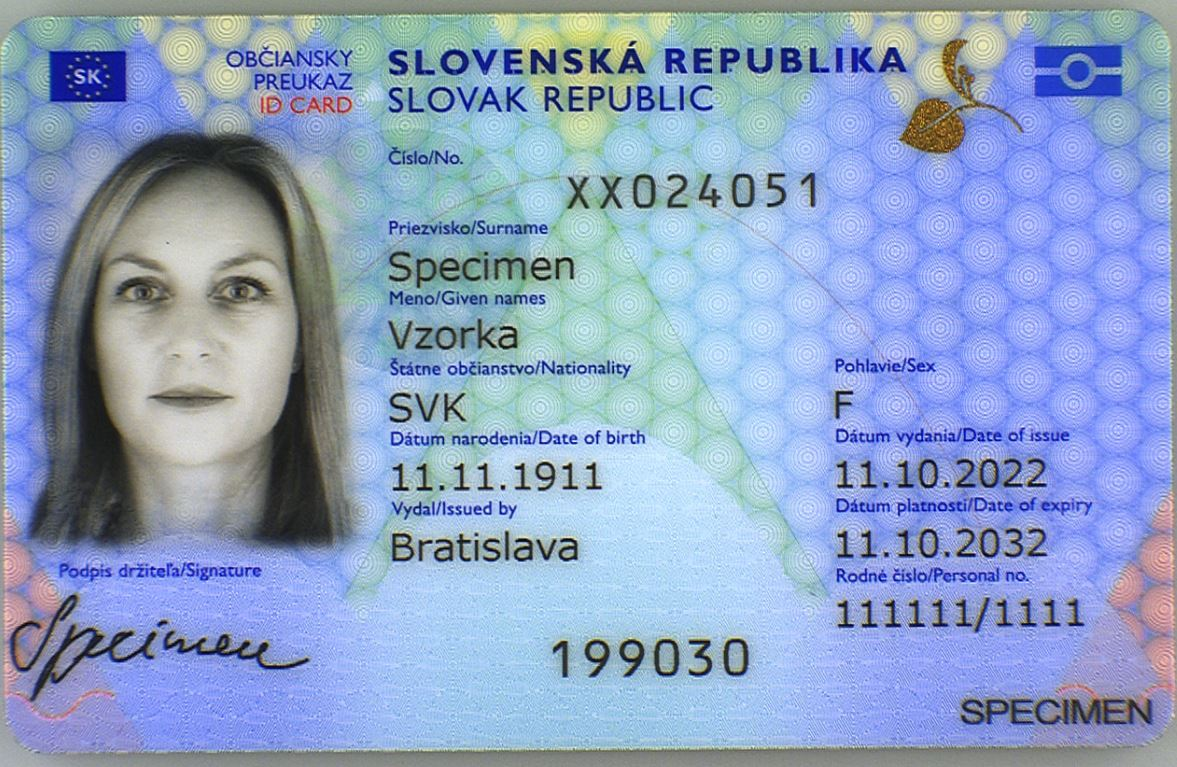
#> input picture test_samples/ID1.jpg, 1177 x 767 px
$ python -i main.py   (imports and definitions only)   (older library calls are emulated)
#> lines starting #> are read from the running program, lines starting #| are printed output that depends on the picture; after the words box and inside, x2 and y2 are one past the last pixel; in counts of white or black regions, pixels touching at a corner belong together
#> further down, picture is the input picture: shape (767, 1177, 3); mean B, G, R 195.6, 161.7, 141.7
"""
ID Document Forgery Detection Service
Backend: FastAPI + Google Gemini Vision (FREE tier) + OpenCV Hybrid Pipeline
"""

import json
import os
import re
import cv2
import numpy as np
from datetime import datetime

from dotenv import load_dotenv
from google import genai
from google.genai import types
from fastapi import FastAPI, File, HTTPException, UploadFile
from fastapi.middleware.cors import CORSMiddleware
from fastapi.responses import JSONResponse

import logging
# [18 lines not run here, left out]

#Constants
ALLOWED_MIME_TYPES = {
    "image/jpeg": "image/jpeg",
    "image/jpg":  "image/jpeg",
    "image/png":  "image/png",
    "image/webp": "image/webp",
}
MAX_FILE_SIZE_MB = 10

#Analysis Prompt
FORGERY_ANALYSIS_PROMPT = """
You are an expert forensic document analyst specializing in ID document authentication.
Analyze this ID document image carefully and produce a structured forgery risk assessment.

Examine the following forgery signals:

1. **Font Consistency** - Are fonts uniform across all fields? Mismatched fonts or sizes
   often indicate text substitution.

2. **Alignment & Spacing** - Are text fields and data elements properly aligned?
   Irregular spacing can signal copy-paste tampering.

3. **Photo Integrity** - Does the photo appear naturally embedded? Look for:
   - Hard edges around the photo suggesting it was swapped
   - Lighting inconsistencies between photo and document background
   - Resolution mismatch between photo and surrounding elements

4. **Document Layout** - Does the overall layout match known ID document conventions?
   - Proper placement of security elements (holograms, seals, MRZ zones)
   - Consistent border and background patterns

5. **Print Quality & Artifacts** - Are there:
   - Compression artifacts or blurring in specific regions (sign of digital editing)
   - Inconsistent ink/print density across the document
   - Signs of scan-then-print re-digitization

6. **Security Features** - Can you detect or infer presence/absence of:
   - Microprint or fine-line patterns
   - Guilloche background patterns
   - Machine-readable zone (MRZ) format validity

7. **Metadata & Lighting Coherence** - Are shadows and reflections consistent?
   Inconsistent lighting suggests compositing.

8. **Text Field Tampering** - Do any data fields (name, DOB, ID number, expiry) show:
   - Different background color behind text
   - Slightly different font weight
   - Ghosting or traces of erased text

Based on your analysis respond ONLY with a valid JSON object in this exact structure:
{
  "document_type": "<detected document type, e.g. 'National ID', 'Passport', 'Driver License', 'Unknown'>",
  "overall_risk_level": "<one of: GENUINE | LOW_RISK | MODERATE_RISK | HIGH_RISK | CRITICAL>",
  "confidence_score": <integer 0-100>,
  "summary": "<2-3 sentence plain-English summary of findings>",
  "checks": [
    {
      "check_name": "<name of check>",
      "status": "<PASS | WARN | FAIL | INCONCLUSIVE>",
      "detail": "<specific observation for this check>"
    }
  ],
  "red_flags": ["<list of specific suspicious findings, empty array if none>"],
  "positive_indicators": ["<list of authentic-looking features>"],
  "analyst_notes": "<any additional reasoning or caveats>",
  "disclaimer": "This is an automated AI analysis for prototype/evaluation purposes only. It should not be used as sole evidence in legal or security decisions."
}

Be specific and honest. If you cannot see the image clearly or it does not appear to be an ID document, reflect that in the risk level and notes.
"""

#Helper Functions

# [29 lines left out: functions validate_image, read_image, not called in this run]


#OpenCV Feature Extractors

def detect_blur(image: np.ndarray) -> float:
    """Laplacian variance — low score = blurry image.
    Blurring can indicate tampering concealment or a low-quality forgery."""
    gray = cv2.cvtColor(image, cv2.COLOR_BGR2GRAY)
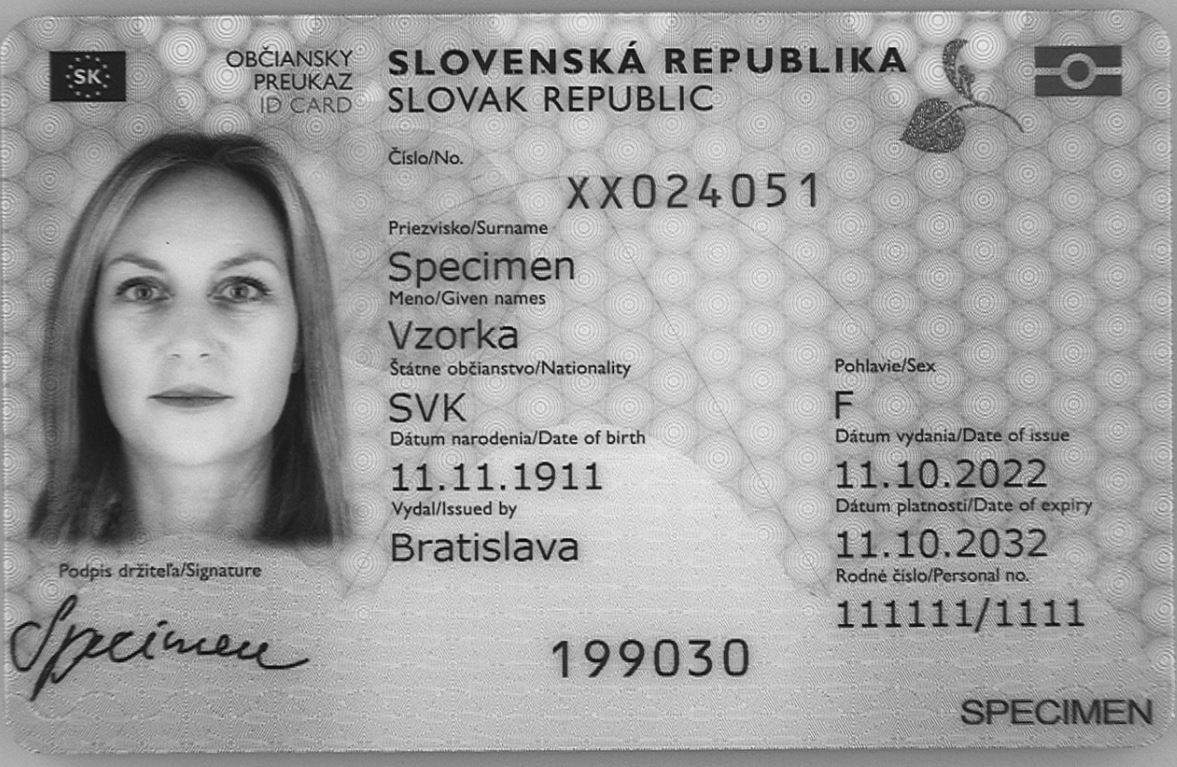
#> gray: shape (767, 1177); min 1, max 249, mean 159.6
    return float(cv2.Laplacian(gray, cv2.CV_64F).var())


def detect_noise(image: np.ndarray) -> float:
    """Grayscale std deviation — high score = high noise.
    Inconsistent noise patterns indicate compositing or digital editing."""
    gray = cv2.cvtColor(image, cv2.COLOR_BGR2GRAY)
    return float(np.std(gray))


def detect_edges(image: np.ndarray) -> float:
    """Canny edge pixel density — very low or very high is suspicious.
    Copy-paste tampering produces broken or abnormally dense edges."""
    edges = cv2.Canny(image, 100, 200)
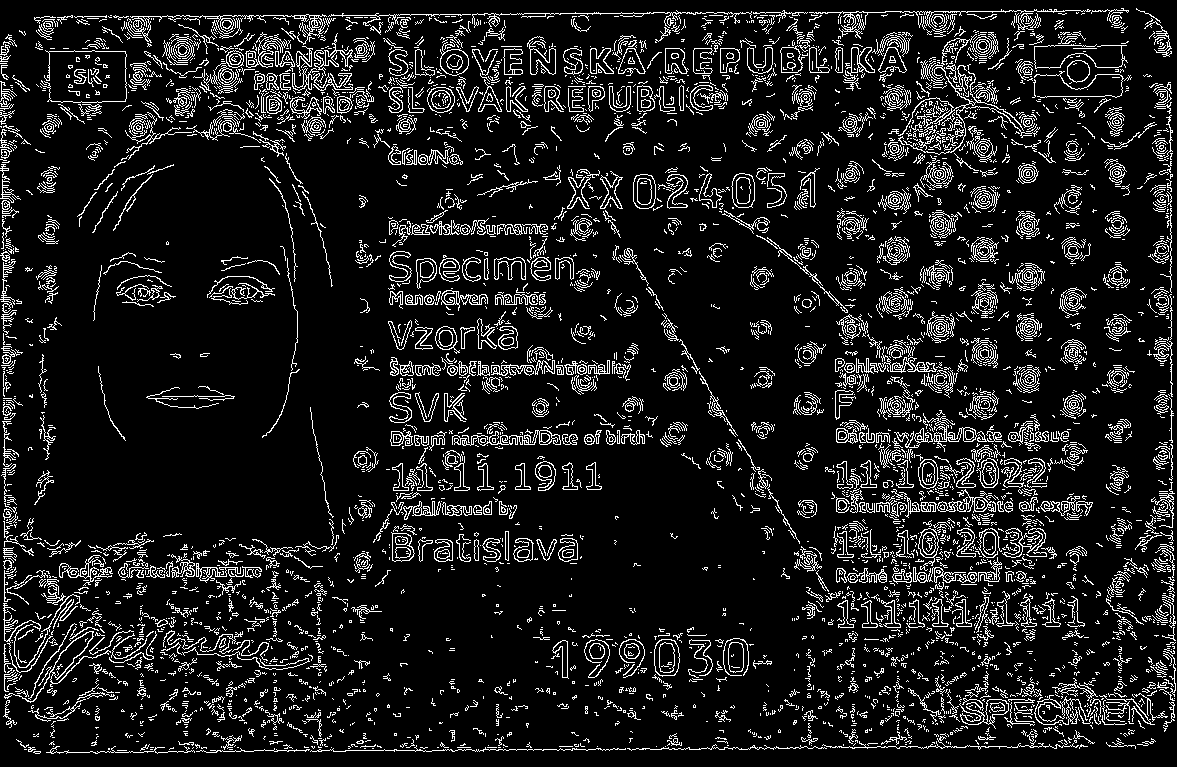
#> edges: shape (767, 1177); 10.9% white in thin lines or dots
    return float(np.sum(edges > 0) / edges.size)


def detect_color_inconsistency(image: np.ndarray) -> float:
    """HSV saturation std deviation — high variance suggests compositing.
    Regions pasted from different sources have mismatched color tones."""
    hsv = cv2.cvtColor(image, cv2.COLOR_BGR2HSV)
#> hsv: shape (767, 1177, 3); mean H, S, V 95.2, 75, 199.8
    return float(np.std(hsv[:, :, 1]))


def detect_compression_artifacts(image: np.ndarray) -> float:
    """DCT mean absolute coefficient — high value = uneven JPEG re-compression.
    Edited regions are often re-encoded, leaving a different compression signature."""
    gray = cv2.cvtColor(image, cv2.COLOR_BGR2GRAY)
    dct = cv2.dct(np.float32(gray) / 255.0)
    return float(np.mean(np.abs(dct)))


def detect_text_regions(image: np.ndarray) -> float:
    """Thresholded dark-pixel ratio — abnormal values suggest missing or overlaid text.
    Genuine ID documents have a predictable range of text pixel coverage."""
    gray = cv2.cvtColor(image, cv2.COLOR_BGR2GRAY)
    _, thresh = cv2.threshold(gray, 150, 255, cv2.THRESH_BINARY_INV)
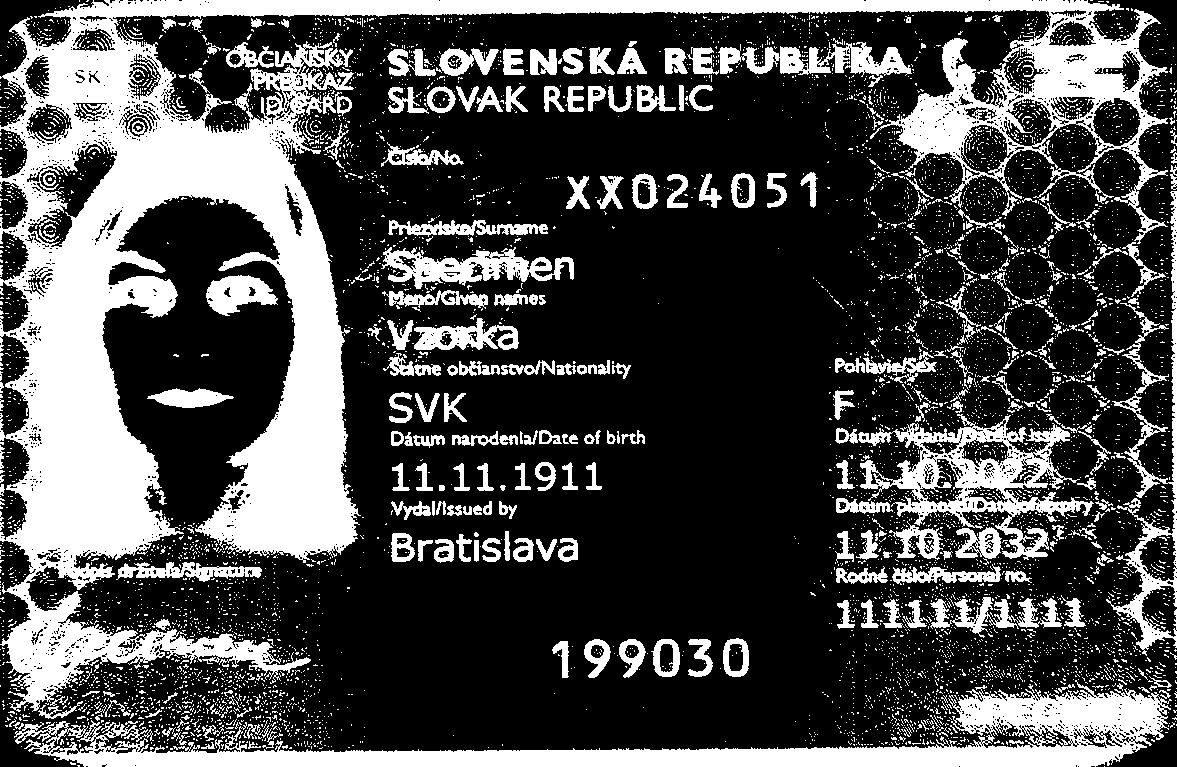
#> thresh: shape (767, 1177); 29.5% white; 6683 white regions (6352 under 20 px), largest, box (x1, y1, x2, y2) and area: (0, 0, 1168, 712) 140994, (14, 680, 1172, 767) 29118, (835, 414, 1094, 560) 10556
    return float(np.sum(thresh > 0) / thresh.size)


def analyze_image(image: np.ndarray) -> dict:
    """Run all six OpenCV feature extractors and return a metrics dictionary."""
    return {
        "blur":           detect_blur(image),
        "noise":          detect_noise(image),
        "edges":          detect_edges(image),
        "color_variance": detect_color_inconsistency(image),
        "compression":    detect_compression_artifacts(image),
        "text_density":   detect_text_regions(image),
    }


#Rule-Based Scoring

# [159 lines left out: functions generate_report, classify_validity, call_gemini_vision, not called in this run]


#Endpoints

# [3 lines that did not run here, left out]


# [3 lines that did not run here, left out]


# [47 lines not run here, left out]

>>> import cv2
>>> picture = cv2.imread('../test_samples/ID1.jpg')
>>> result = analyze_image(picture)
#> result = {'blur': 804.3, 'noise': 42.62, 'edges': 0.109, 'color_variance': 40.08, 'compression': 0.0434, 'text_density': 0.295}
